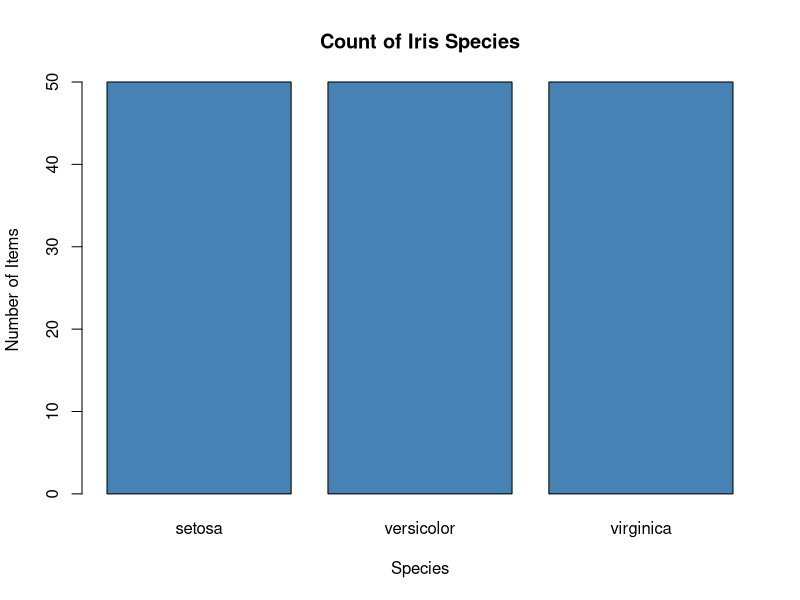
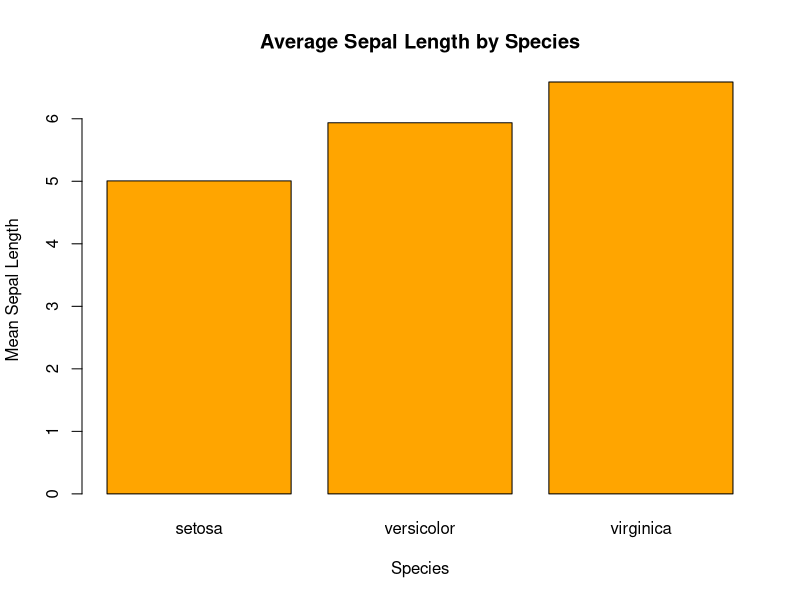
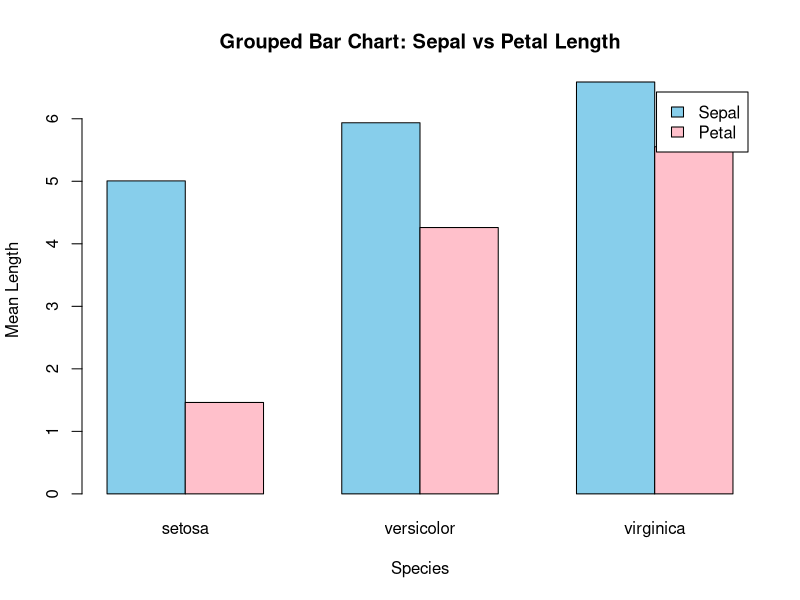
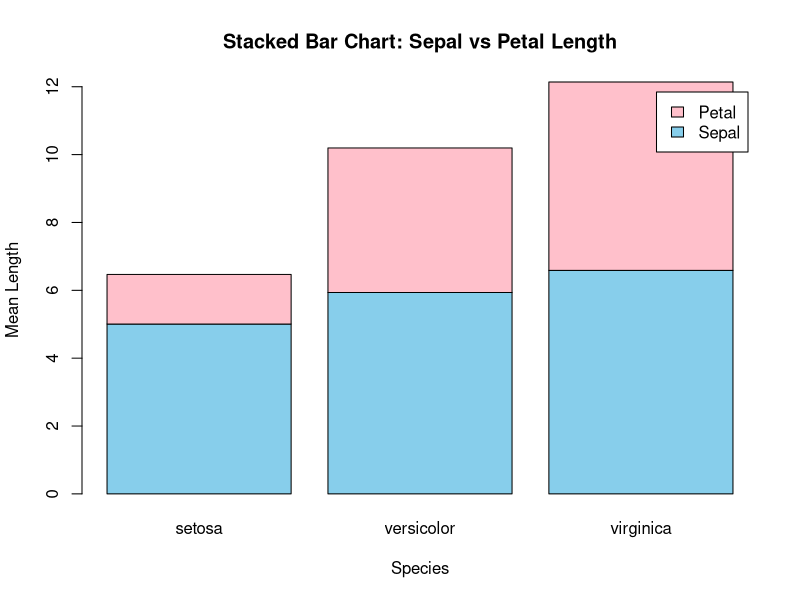

Source code (R) for these figures, in order:
# =========================
# Load iris dataset
# =========================
data(iris)

# =========================
# Inspect the data
# =========================
head(iris, 3)
str(iris)
class(iris)

# =========================
# Verify Species column
# =========================
iris$Species
View(iris)

# =========================
# Bar Chart: Count of Species
# =========================
barplot(
  table(iris$Species),
  main = "Count of Iris Species",
  xlab = "Species",
  ylab = "Number of Items",
  col = "steelblue"
)

# =========================
# Mean Sepal Length per Species
# =========================
mean_sepal <- tapply(
  iris$Sepal.Length,
  iris$Species,
  mean
)

mean_sepal

# =========================
# Bar Chart: Mean Sepal Length
# =========================
barplot(
  mean_sepal,
  col = "orange",
  main = "Average Sepal Length by Species",
  xlab = "Species",
  ylab = "Mean Sepal Length"
)

# =========================
# Grouped Data: Sepal vs Petal Length
# =========================
group_means <- rbind(
  Sepal = tapply(iris$Sepal.Length, iris$Species, mean),
  Petal = tapply(iris$Petal.Length, iris$Species, mean)
)

group_means

# =========================
# Grouped Bar Chart
# =========================
barplot(
  group_means,
  beside = TRUE,
  col = c("skyblue", "pink"),
  legend.text = TRUE,
  main = "Grouped Bar Chart: Sepal vs Petal Length",
  xlab = "Species",
  ylab = "Mean Length"
)

# =========================
# Stacked Bar Chart
# =========================
barplot(
  group_means,
  beside = FALSE,
  col = c("skyblue", "pink"),
  legend.text = TRUE,
  main = "Stacked Bar Chart: Sepal vs Petal Length",
  xlab = "Species",
  ylab = "Mean Length"
)